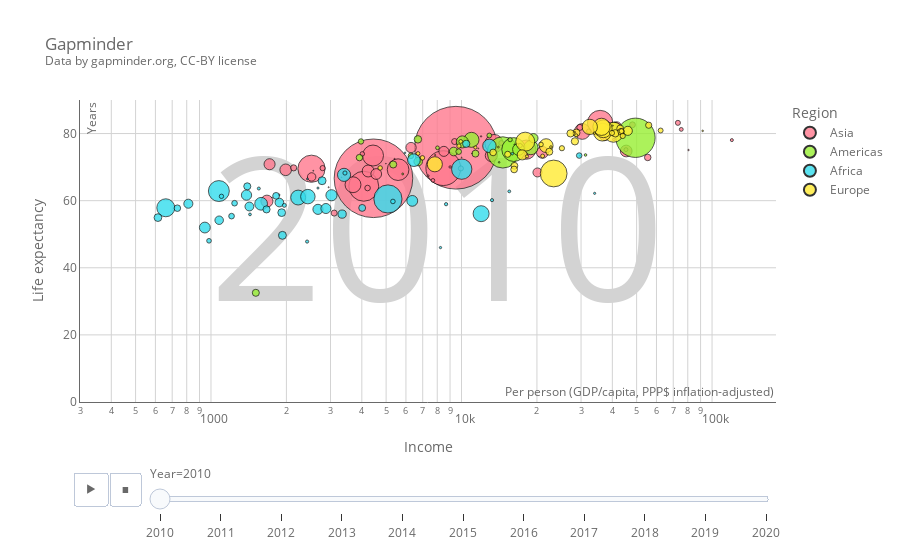

Write notebook code for a chart like this one.
### Code cell
def gapminder_fig(xaxis='Income', yaxis='Life expectancy'):
    fig = px.scatter(
        df.query('Year>=2010'),
        x=xaxis,
        y=yaxis,
        color='Region',
        size='Population',
        hover_name='Country',
        color_discrete_map=color_map,
        size_max=60,
        log_x=df_info.loc[xaxis, 'LogScale'],
        log_y=df_info.loc[yaxis, 'LogScale'],
        hover_data={c: False for c in df.columns},
        title='Gapminder<br><sup>Data by gapminder.org, CC-BY license</sup>',
        animation_frame='Year',
        animation_group='Country',
        range_x=[df_info.loc[xaxis, 'Min'], df_info.loc[xaxis, 'Max']],
        range_y=[df_info.loc[yaxis, 'Min'], df_info.loc[yaxis, 'Max']]
    )
    
    # Adjust markers
    fig.update_traces(marker=marker_dict)
    # Adjust figure layout
    fig.update_layout(layout_dict)
    # Adjust axes/grid
    fig.update_xaxes(axes_dict)
    fig.update_yaxes(axes_dict)

    # Show the year in the background
    frame_year = fig.frames[0].name
    # add to fig.data, to ensure background string appears before clicking play 
    fig.add_trace(go.Scatter(background_year(frame_year, xaxis, yaxis)))
    # order trace to ensure it goes underneath
    fig.data = (fig.data[-1], ) + fig.data[:-1]
    # add background year to each trace
    for frame in fig.frames:
        frame.data =  (background_year(frame.name, xaxis, yaxis), ) + frame.data
    fig.update(frames=fig.frames)

    # Add annotations to the axes
    fig.add_annotation(
        x=1, y=0, xref='x domain', yref='y domain', #xref and yref domain anchors to visual space (does not move with zooming)
        text=df_info.loc[xaxis, 'Meaning'],
        showarrow=False, align='right'
    )
    fig.add_annotation(
        x=0, y=1, xref='x domain', yref='y domain',
        text=df_info.loc[yaxis, 'Meaning'],
        showarrow=False, valign='top', textangle=-90
    )
    
    return fig
    
fig = gapminder_fig(yaxis='Life expectancy')
fig.show()

### Figure 1 — Plotly figure (JSON) as saved in the notebook; plotly's stock layout.template omitted (floating-point values rounded to 4 significant figures; data arrays with more than 128 entries replaced by an {"elided": "..."} marker saying what was removed)
{"data": [{"mode": "text", "showlegend": false, "text": ["2010"], "textfont": {"color": "lightgray", "size": 200}, "textposition": "middle center", "type": "scatter", "x": [8000], "y": [45]}, {"customdata": {"elided": "55x6 mixed values"}, "hovertemplate": "<b>%{hovertext}</b><br><br><extra></extra>", "hovertext": ["China", "India", "Indonesia", "Pakistan", "Bangladesh", "Japan", "Philippines", "Vietnam", "Iran", "Thailand", "Myanmar", "South Korea", "Iraq", "Afghanistan", "Uzbekistan", "Malaysia", "Saudi Arabia", "Nepal", "North Korea", "Taiwan", "Yemen", "Australia", "Syria", "Sri Lanka", "Kazakhstan", "Cambodia", "United Arab Emirates", "Tajikistan", "Israel", "Papua New Guinea", "Jordan", "Hong Kong, China", "Lao", "Kyrgyz Republic", "Singapore", "Turkmenistan", "Lebanon", "New Zealand", "Palestine", "Oman", "Kuwait", "Mongolia", "Qatar", "Bahrain", "Timor-Leste", "Fiji", "Bhutan", "Solomon Islands", "Brunei", "Maldives", "Vanuatu", "Samoa", "Tonga", "Kiribati", "Micronesia, Fed. Sts."], "ids": ["China", "India", "Indonesia", "Pakistan", "Bangladesh", "Japan", "Philippines", "Vietnam", "Iran", "Thailand", "Myanmar", "South Korea", "Iraq", "Afghanistan", "Uzbekistan", "Malaysia", "Saudi Arabia", "Nepal", "North Korea", "Taiwan", "Yemen", "Australia", "Syria", "Sri Lanka", "Kazakhstan", "Cambodia", "United Arab Emirates", "Tajikistan", "Israel", "Papua New Guinea", "Jordan", "Hong Kong, China", "Lao", "Kyrgyz Republic", "Singapore", "Turkmenistan", "Lebanon", "New Zealand", "Palestine", "Oman", "Kuwait", "Mongolia", "Qatar", "Bahrain", "Timor-Leste", "Fiji", "Bhutan", "Solomon Islands", "Brunei", "Maldives", "Vanuatu", "Samoa", "Tonga", "Kiribati", "Micronesia, Fed. Sts."], "legendgroup": "Asia", "marker": {"color": "#ff798e", "line": {"color": "black", "width": 0.8}, "opacity": 0.8, "size": [1369000000.0, 1234000000.0, 241800000.0, 179400000.0, 147600000.0, 128500000.0, 93970000.0, 87970000.0, 73760000.0, 67200000.0, 50600000.0, 49550000.0, 29740000.0, 29190000.0, 28520000.0, 28210000.0, 27420000.0, 27010000.0, 24550000.0, 23190000.0, 23150000.0, 22150000.0, 21360000.0, 20260000.0, 16250000.0, 14310000.0, 8550000.0, 7527000.0, 7346000.0, 7311000.0, 7262000.0, 6966000.0, 6249000.0, 5422000.0, 5131000.0, 5087000.0, 4953000.0, 4370000.0, 4056000.0, 3041000.0, 2992000.0, 2720000.0, 1856000.0, 1241000.0, 1094000.0, 859800.0, 685500.0, 527900.0, 388600.0, 365700.0, 236200.0, 185900.0, 104000.0, 102900.0, 102900.0], "sizemode": "area", "sizeref": 399800.0, "symbol": "circle"}, "mode": "markers", "name": "Asia", "orientation": "v", "showlegend": true, "type": "scatter", "x": [9498.0, 4451.0, 8458.0, 4072.0, 2518.0, 35750.0, 5583.0, 4433.0, 18140.0, 13490.0, 3688.0, 30350.0, 13150.0, 1672.0, 4240.0, 21040.0, 45430.0, 1987.0, 1713.0, 37250.0, 4566.0, 41530.0, 6287.0, 8503.0, 20100.0, 2522.0, 55360.0, 2138.0, 29660.0, 3103.0, 9386.0, 48110.0, 4217.0, 2790.0, 73060.0, 9942.0, 14410.0, 32230.0, 4019.0, 45340.0, 75360.0, 7688.0, 120000.0, 40570.0, 9005.0, 7353.0, 6814.0, 1871.0, 80560.0, 11960.0, 2949.0, 5407.0, 4991.0, 1752.0, 3320.0], "xaxis": "x", "y": [75.78, 66.67, 69.69, 64.3, 69.52, 83.14, 69.24, 73.45, 75.2, 77.0, 64.75, 80.62, 73.45, 59.85, 68.84, 74.4, 74.8, 69.2, 70.86, 79.5, 67.95, 81.96, 75.83, 74.69, 68.41, 67.07, 72.88, 69.77, 81.83, 56.3, 77.62, 82.61, 63.77, 69.7, 83.19, 69.61, 77.17, 80.69, 73.94, 75.21, 81.24, 66.05, 78.05, 78.23, 70.04, 67.4, 71.63, 61.71, 75.09, 79.16, 64.0, 72.47, 71.02, 60.94, 66.96], "yaxis": "y"}, {"customdata": {"elided": "33x6 mixed values"}, "hovertemplate": "<b>%{hovertext}</b><br><br><extra></extra>", "hovertext": ["United States", "Brazil", "Mexico", "Colombia", "Argentina", "Canada", "Peru", "Venezuela", "Chile", "Ecuador", "Guatemala", "Cuba", "Bolivia", "Haiti", "Dominican Republic", "Honduras", "Paraguay", "El Salvador", "Nicaragua", "Costa Rica", "Panama", "Uruguay", "Jamaica", "Trinidad and Tobago", "Guyana", "Suriname", "Bahamas", "Belize", "Barbados", "St. Lucia", "St. Vincent and the Grenadines", "Grenada", "Antigua and Barbuda"], "ids": ["United States", "Brazil", "Mexico", "Colombia", "Argentina", "Canada", "Peru", "Venezuela", "Chile", "Ecuador", "Guatemala", "Cuba", "Bolivia", "Haiti", "Dominican Republic", "Honduras", "Paraguay", "El Salvador", "Nicaragua", "Costa Rica", "Panama", "Uruguay", "Jamaica", "Trinidad and Tobago", "Guyana", "Suriname", "Bahamas", "Belize", "Barbados", "St. Lucia", "St. Vincent and the Grenadines", "Grenada", "Antigua and Barbuda"], "legendgroup": "Americas", "marker": {"color": "#98ef33", "line": {"color": "black", "width": 0.8}, "opacity": 0.8, "size": [309000000.0, 195700000.0, 114100000.0, 45220000.0, 40900000.0, 34150000.0, 29030000.0, 28440000.0, 17060000.0, 15010000.0, 14630000.0, 11230000.0, 10050000.0, 9949000.0, 9695000.0, 8317000.0, 6248000.0, 6184000.0, 5824000.0, 4577000.0, 3643000.0, 3359000.0, 2810000.0, 1328000.0, 749400.0, 529100.0, 354900.0, 322500.0, 282100.0, 174100.0, 108300.0, 106200.0, 88030.0], "sizemode": "area", "sizeref": 399800.0, "symbol": "circle"}, "mode": "markers", "name": "Americas", "orientation": "v", "showlegend": true, "type": "scatter", "x": [49480.0, 14620.0, 16160.0, 10960.0, 18910.0, 40700.0, 10080.0, 16890.0, 19360.0, 9305.0, 6714.0, 6697.0, 5337.0, 1510.0, 11360.0, 3913.0, 9741.0, 6281.0, 3969.0, 12910.0, 15630.0, 17160.0, 8018.0, 31260.0, 5825.0, 14130.0, 29710.0, 7849.0, 16280.0, 11670.0, 10010.0, 11010.0, 20660.0], "xaxis": "x", "y": [78.74, 74.38, 75.23, 78.13, 75.82, 81.41, 77.51, 75.28, 78.62, 74.65, 71.65, 78.28, 70.78, 32.54, 74.02, 72.83, 74.61, 73.36, 77.64, 79.43, 78.18, 76.43, 75.75, 73.62, 67.96, 71.43, 73.42, 73.59, 76.74, 75.56, 72.9, 74.07, 76.61], "yaxis": "y"}, {"customdata": {"elided": "54x6 mixed values"}, "hovertemplate": "<b>%{hovertext}</b><br><br><extra></extra>", "hovertext": ["Nigeria", "Ethiopia", "Egypt", "Congo, Dem. Rep.", "South Africa", "Tanzania", "Kenya", "Algeria", "Sudan", "Uganda", "Morocco", "Ghana", "Mozambique", "Angola", "Madagascar", "Cote d'Ivoire", "Cameroon", "Niger", "Burkina Faso", "Mali", "Malawi", "Zambia", "Zimbabwe", "Senegal", "Somalia", "Chad", "Tunisia", "Guinea", "Rwanda", "South Sudan", "Benin", "Burundi", "Togo", "Sierra Leone", "Libya", "Central African Republic", "Congo, Rep.", "Liberia", "Mauritania", "Eritrea", "Namibia", "Lesotho", "Botswana", "Gambia", "Gabon", "Guinea-Bissau", "Mauritius", "Eswatini", "Equatorial Guinea", "Djibouti", "Comoros", "Cape Verde", "Sao Tome and Principe", "Seychelles"], "ids": ["Nigeria", "Ethiopia", "Egypt", "Congo, Dem. Rep.", "South Africa", "Tanzania", "Kenya", "Algeria", "Sudan", "Uganda", "Morocco", "Ghana", "Mozambique", "Angola", "Madagascar", "Cote d'Ivoire", "Cameroon", "Niger", "Burkina Faso", "Mali", "Malawi", "Zambia", "Zimbabwe", "Senegal", "Somalia", "Chad", "Tunisia", "Guinea", "Rwanda", "South Sudan", "Benin", "Burundi", "Togo", "Sierra Leone", "Libya", "Central African Republic", "Congo, Rep.", "Liberia", "Mauritania", "Eritrea", "Namibia", "Lesotho", "Botswana", "Gambia", "Gabon", "Guinea-Bissau", "Mauritius", "Eswatini", "Equatorial Guinea", "Djibouti", "Comoros", "Cape Verde", "Sao Tome and Principe", "Seychelles"], "legendgroup": "Africa", "marker": {"color": "#33dded", "line": {"color": "black", "width": 0.8}, "opacity": 0.8, "size": [158500000.0, 87640000.0, 82760000.0, 64560000.0, 51220000.0, 44350000.0, 42030000.0, 35980000.0, 34550000.0, 32430000.0, 32340000.0, 24780000.0, 23530000.0, 23360000.0, 21150000.0, 20530000.0, 20340000.0, 16460000.0, 15610000.0, 15050000.0, 14540000.0, 13610000.0, 12700000.0, 12680000.0, 12040000.0, 11950000.0, 10640000.0, 10190000.0, 10040000.0, 9508000.0, 9199000.0, 8676000.0, 6422000.0, 6416000.0, 6198000.0, 4387000.0, 4274000.0, 3891000.0, 3494000.0, 3170000.0, 2119000.0, 1996000.0, 1987000.0, 1793000.0, 1624000.0, 1523000.0, 1248000.0, 1065000.0, 943600.0, 840200.0, 689700.0, 492600.0, 180400.0, 91270.0], "sizemode": "area", "sizeref": 399800.0, "symbol": "circle"}, "mode": "markers", "name": "Africa", "orientation": "v", "showlegend": true, "type": "scatter", "x": [5085.0, 1075.0, 10020.0, 660.0, 11970.0, 2228.0, 2436.0, 12920.0, 3397.0, 1585.0, 6456.0, 3026.0, 945.0, 6360.0, 1386.0, 2673.0, 2876.0, 812.0, 1423.0, 1875.0, 1078.0, 3338.0, 1928.0, 2776.0, 614.0, 1915.0, 10440.0, 1666.0, 1396.0, 4013.0, 1819.0, 734.0, 1242.0, 1208.0, 29490.0, 982.0, 5323.0, 1101.0, 3426.0, 1962.0, 8678.0, 2419.0, 13240.0, 1552.0, 15510.0, 1431.0, 15940.0, 8242.0, 33990.0, 2673.0, 2426.0, 5943.0, 2560.0, 20360.0], "xaxis": "x", "y": [60.51, 62.87, 69.39, 57.88, 56.12, 60.93, 61.21, 76.33, 67.69, 59.07, 72.08, 61.61, 51.99, 59.94, 61.66, 57.41, 57.66, 59.09, 58.26, 59.44, 54.17, 55.99, 49.67, 65.94, 54.95, 56.43, 76.95, 57.4, 64.27, 57.84, 61.43, 57.76, 59.24, 55.39, 73.44, 48.04, 59.77, 61.29, 68.24, 58.6, 58.95, 47.81, 60.16, 63.62, 62.77, 55.9, 73.98, 46.02, 62.18, 63.76, 66.48, 74.25, 68.91, 73.17], "yaxis": "y"}, {"customdata": {"elided": "44x6 mixed values"}, "hovertemplate": "<b>%{hovertext}</b><br><br><extra></extra>", "hovertext": ["Russia", "Germany", "Turkey", "United Kingdom", "France", "Italy", "Spain", "Ukraine", "Poland", "Romania", "Netherlands", "Belgium", "Greece", "Portugal", "Czech Republic", "Hungary", "Belarus", "Sweden", "Azerbaijan", "Serbia", "Austria", "Switzerland", "Bulgaria", "Denmark", "Slovak Republic", "Finland", "Norway", "Ireland", "Croatia", "Georgia", "Moldova", "Bosnia and Herzegovina", "Lithuania", "Albania", "Armenia", "Latvia", "North Macedonia", "Slovenia", "Estonia", "Cyprus", "Montenegro", "Luxembourg", "Malta", "Iceland"], "ids": ["Russia", "Germany", "Turkey", "United Kingdom", "France", "Italy", "Spain", "Ukraine", "Poland", "Romania", "Netherlands", "Belgium", "Greece", "Portugal", "Czech Republic", "Hungary", "Belarus", "Sweden", "Azerbaijan", "Serbia", "Austria", "Switzerland", "Bulgaria", "Denmark", "Slovak Republic", "Finland", "Norway", "Ireland", "Croatia", "Georgia", "Moldova", "Bosnia and Herzegovina", "Lithuania", "Albania", "Armenia", "Latvia", "North Macedonia", "Slovenia", "Estonia", "Cyprus", "Montenegro", "Luxembourg", "Malta", "Iceland"], "legendgroup": "Europe", "marker": {"color": "#ffeb33", "line": {"color": "black", "width": 0.8}, "opacity": 0.8, "size": [143500000.0, 80830000.0, 72330000.0, 63460000.0, 62880000.0, 59330000.0, 46930000.0, 45790000.0, 38330000.0, 20470000.0, 16680000.0, 10940000.0, 10890000.0, 10600000.0, 10540000.0, 9927000.0, 9421000.0, 9390000.0, 9032000.0, 8991000.0, 8410000.0, 7809000.0, 7425000.0, 5555000.0, 5404000.0, 5366000.0, 4886000.0, 4554000.0, 4328000.0, 4099000.0, 4086000.0, 3705000.0, 3124000.0, 2948000.0, 2877000.0, 2119000.0, 2071000.0, 2043000.0, 1332000.0, 1113000.0, 624300.0, 507900.0, 414300.0, 320300.0], "sizemode": "area", "sizeref": 399800.0, "symbol": "circle"}, "mode": "markers", "name": "Europe", "orientation": "v", "showlegend": true, "type": "scatter", "x": [23330.0, 40430.0, 17960.0, 36510.0, 36820.0, 36200.0, 32510.0, 7824.0, 21770.0, 17470.0, 46100.0, 41090.0, 28730.0, 27240.0, 28350.0, 22400.0, 16260.0, 42990.0, 16220.0, 13370.0, 43340.0, 55870.0, 15280.0, 44000.0, 25160.0, 39850.0, 62350.0, 43520.0, 20760.0, 6981.0, 4734.0, 9764.0, 21070.0, 9928.0, 6703.0, 18250.0, 11360.0, 28680.0, 22740.0, 33910.0, 14040.0, 91740.0, 28340.0, 40140.0], "xaxis": "x", "y": [68.1, 80.4, 77.58, 80.42, 81.41, 82.0, 81.98, 70.85, 76.4, 73.65, 80.81, 80.07, 80.25, 80.05, 77.68, 74.59, 70.4, 81.52, 69.3, 74.37, 80.58, 82.48, 73.82, 79.29, 75.63, 80.17, 80.91, 80.72, 76.75, 72.76, 69.75, 76.27, 73.31, 77.64, 74.05, 73.2, 75.86, 79.46, 75.99, 80.12, 75.97, 80.8, 80.42, 82.36], "yaxis": "y"}], "layout": {"annotations": [{"align": "right", "showarrow": false, "text": "Per person (GDP/capita, PPP$ inflation-adjusted)", "x": 1, "xref": "x domain", "y": 0, "yref": "y domain"}, {"showarrow": false, "text": "Years", "textangle": -90, "valign": "top", "x": 0, "xref": "x domain", "y": 1, "yref": "y domain"}], "font": {"color": "dimgray"}, "legend": {"itemsizing": "constant", "title": {"text": "Region"}, "tracegroupgap": 0}, "plot_bgcolor": "white", "sliders": [{"active": 0, "currentvalue": {"prefix": "Year="}, "len": 0.9, "pad": {"b": 10, "t": 60}, "steps": [{"args": [["2010"], {"frame": {"duration": 0, "redraw": false}, "fromcurrent": true, "mode": "immediate", "transition": {"duration": 0, "easing": "linear"}}], "label": "2010", "method": "animate"}, {"args": [["2011"], {"frame": {"duration": 0, "redraw": false}, "fromcurrent": true, "mode": "immediate", "transition": {"duration": 0, "easing": "linear"}}], "label": "2011", "method": "animate"}, {"args": [["2012"], {"frame": {"duration": 0, "redraw": false}, "fromcurrent": true, "mode": "immediate", "transition": {"duration": 0, "easing": "linear"}}], "label": "2012", "method": "animate"}, {"args": [["2013"], {"frame": {"duration": 0, "redraw": false}, "fromcurrent": true, "mode": "immediate", "transition": {"duration": 0, "easing": "linear"}}], "label": "2013", "method": "animate"}, {"args": [["2014"], {"frame": {"duration": 0, "redraw": false}, "fromcurrent": true, "mode": "immediate", "transition": {"duration": 0, "easing": "linear"}}], "label": "2014", "method": "animate"}, {"args": [["2015"], {"frame": {"duration": 0, "redraw": false}, "fromcurrent": true, "mode": "immediate", "transition": {"duration": 0, "easing": "linear"}}], "label": "2015", "method": "animate"}, {"args": [["2016"], {"frame": {"duration": 0, "redraw": false}, "fromcurrent": true, "mode": "immediate", "transition": {"duration": 0, "easing": "linear"}}], "label": "2016", "method": "animate"}, {"args": [["2017"], {"frame": {"duration": 0, "redraw": false}, "fromcurrent": true, "mode": "immediate", "transition": {"duration": 0, "easing": "linear"}}], "label": "2017", "method": "animate"}, {"args": [["2018"], {"frame": {"duration": 0, "redraw": false}, "fromcurrent": true, "mode": "immediate", "transition": {"duration": 0, "easing": "linear"}}], "label": "2018", "method": "animate"}, {"args": [["2019"], {"frame": {"duration": 0, "redraw": false}, "fromcurrent": true, "mode": "immediate", "transition": {"duration": 0, "easing": "linear"}}], "label": "2019", "method": "animate"}, {"args": [["2020"], {"frame": {"duration": 0, "redraw": false}, "fromcurrent": true, "mode": "immediate", "transition": {"duration": 0, "easing": "linear"}}], "label": "2020", "method": "animate"}], "x": 0.1, "xanchor": "left", "y": 0, "yanchor": "top"}], "title": {"text": "Gapminder<br><sup>Data by gapminder.org, CC-BY license</sup>"}, "updatemenus": [{"buttons": [{"args": [null, {"frame": {"duration": 500, "redraw": false}, "fromcurrent": true, "mode": "immediate", "transition": {"duration": 500, "easing": "linear"}}], "label": "&#9654;", "method": "animate"}, {"args": [[null], {"frame": {"duration": 0, "redraw": false}, "fromcurrent": true, "mode": "immediate", "transition": {"duration": 0, "easing": "linear"}}], "label": "&#9724;", "method": "animate"}], "direction": "left", "pad": {"r": 10, "t": 70}, "showactive": false, "type": "buttons", "x": 0.1, "xanchor": "right", "y": 0, "yanchor": "top"}], "xaxis": {"anchor": "y", "domain": [0, 1], "gridcolor": "lightgray", "linecolor": "dimgray", "linewidth": 1, "range": [2.477, 5.255], "showline": true, "showspikes": true, "spikecolor": "dimgray", "spikethickness": 1, "title": {"text": "Income"}, "type": "log"}, "yaxis": {"anchor": "x", "domain": [0, 1], "gridcolor": "lightgray", "linecolor": "dimgray", "linewidth": 1, "range": [0, 90], "showline": true, "showspikes": true, "spikecolor": "dimgray", "spikethickness": 1, "title": {"text": "Life expectancy"}}}}
